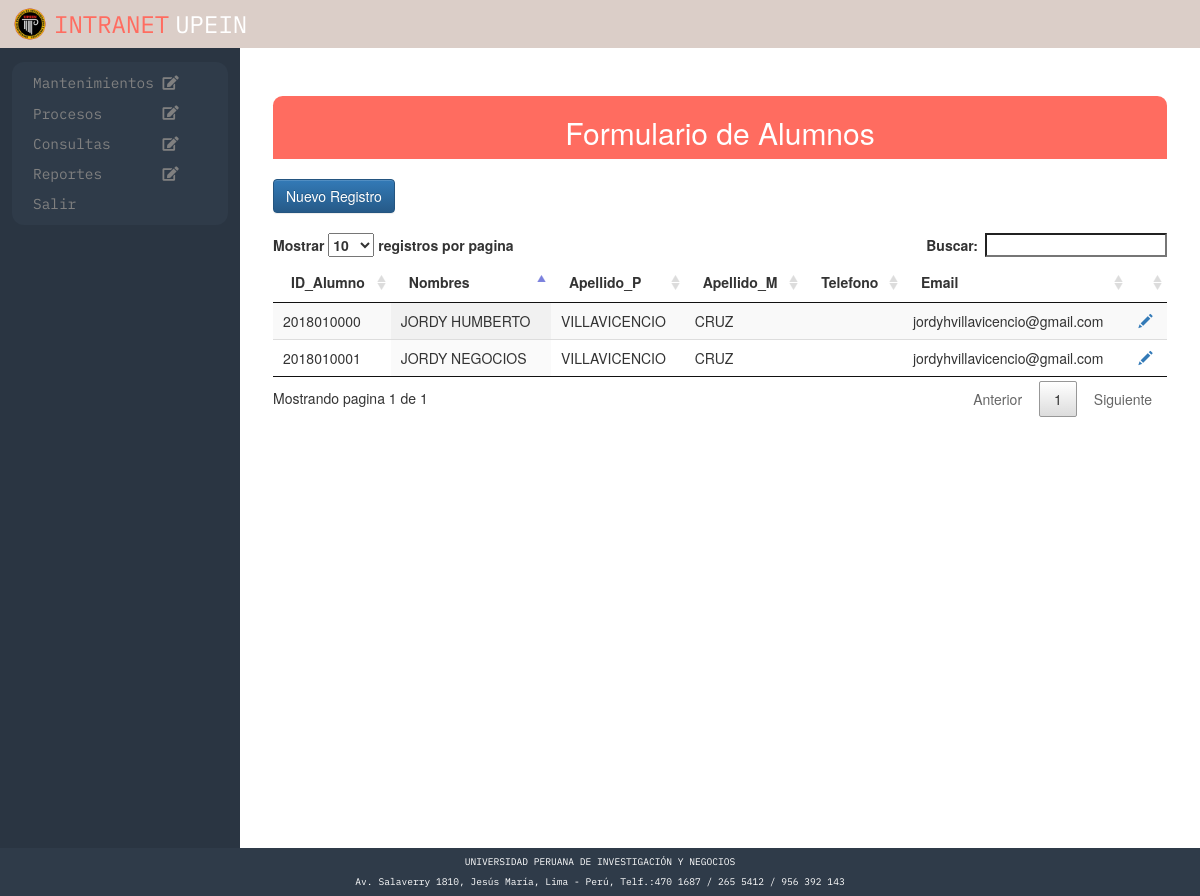
Before: /mantenimiento/general/m_g_alumno.php (signed in) with the older database file.
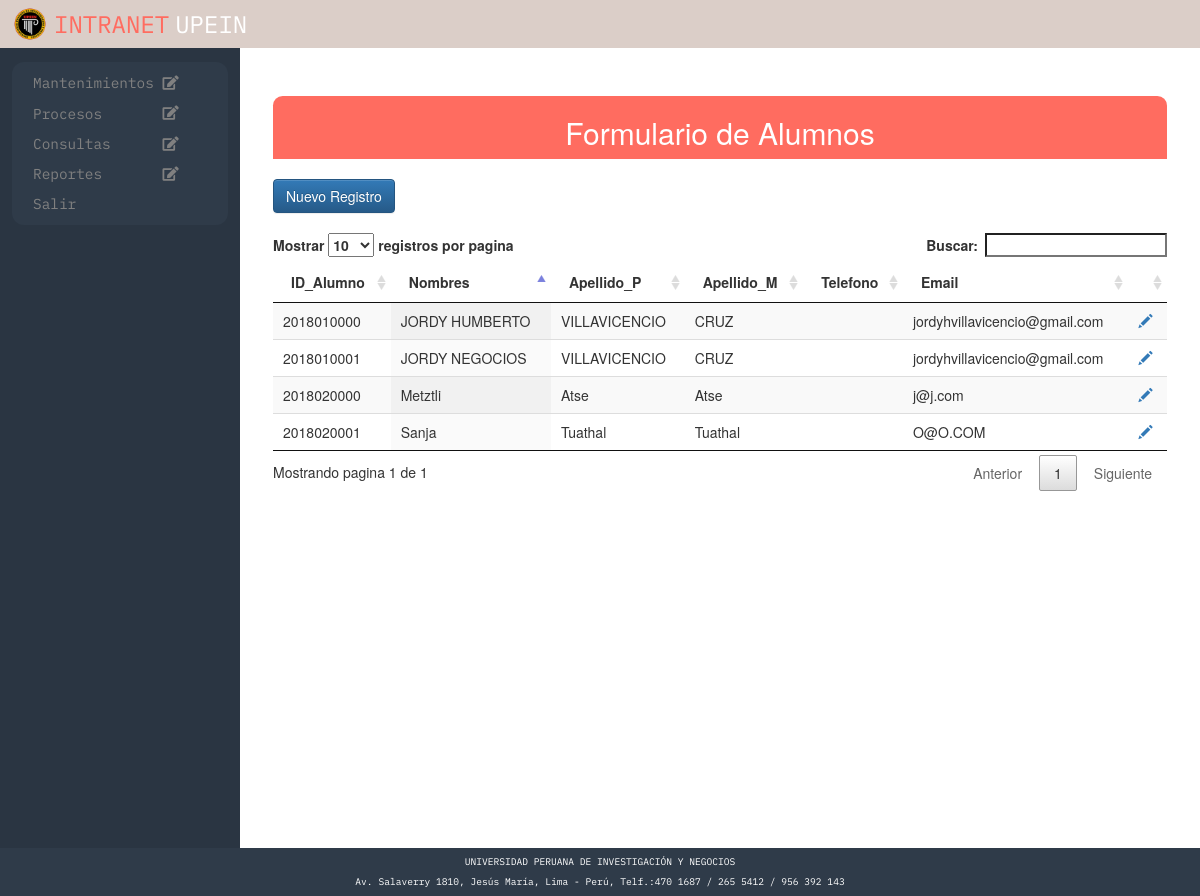
After: the same page with the newer database file.
### tables this page shows
CREATE TABLE `tbl_alumno` (
  `IDAlumno` varchar(10) NOT NULL,
  `IDPadmision` varchar(6) NOT NULL,
  `IDCarrera` varchar(3) NOT NULL,
  `Nombres` varchar(30) NOT NULL,
  `Apellido_paterno` varchar(30) NOT NULL,
  `Apellido_materno` varchar(30) NOT NULL,
  `Tipo_doc` varchar(30) NOT NULL,
  `N_documento` varchar(20) NOT NULL,
  `Direccion` varchar(60) NOT NULL,
  `Cod_dist` varchar(10) NOT NULL,
  `Cod_dep` varchar(10) NOT NULL,
  `Cod_prov` varchar(10) NOT NULL,
  `Sexo` varchar(10) NOT NULL,
  `Estado_civil` varchar(10) NOT NULL,
  `Fecha_nac` date NOT NULL,
  `Cod_depn` varchar(10) NOT NULL,
  `Cod_provn` varchar(10) NOT NULL,
  `Telf_fijo` varchar(15) NOT NULL,
  `Telf_celular` varchar(15) NOT NULL,
  `Email` varchar(50) NOT NULL,
  `IDColegio` varchar(10) NOT NULL,
  `Fecha_egreso` date NOT NULL,
  `Pension_c` float NOT NULL,
  `IDMingreso` varchar(10) NOT NULL,
  `Alergia` varchar(20) NOT NULL,
  `T_sangre` varchar(10) NOT NULL,
  `Discapacidad` varchar(30) NOT NULL,
  `Comentarios` varchar(50) NOT NULL,
  `Nombre_tutor` varchar(30) NOT NULL,
  `Email_tutor` varchar(50) NOT NULL,
  `Direc_tutor` varchar(50) NOT NULL,
  `Fono_tutor` varchar(15) NOT NULL,
  `Parentesco` varchar(30) NOT NULL,
  `Estado` varchar(2) NOT NULL
);

### mantenimiento/general/m_g_alumno.php (the view, shortened to what this page needs)
<?php
	require '../../conexion.php';
	$sql = "SELECT * FROM tbl_alumno";
	$resultado = $mysqli->query($sql);
?>
<!DOCTYPE html>
<html lang="es">
<head>
    <link href="../../css/bootstrap.min.css" rel="stylesheet">
	<link href="../../css/bootstrap-theme.css" rel="stylesheet">
	<link href="../../css/jquery.dataTables.min.css" rel="stylesheet">
	<link rel="stylesheet" href="../../css/estilos.css">
    <link rel="stylesheet" href="https://use.fontawesome.com/releases/v5.1.0/css/all.css">
</head>
<body>
	<div class="contenedor">
		<div class="cuerpo" style="display:flex;">
			<div class="lado1"><?php include '../../nav.php'?></div>
			<div class="lado2">
				<div class="container">
					<div class="row" style="background:#FF6C60;border-radius:.8vw .8vw 0 0;">
							<h2 style="text-align:center;color:#ffff;">Formulario de Alumnos</h2>
					</div>
					<br>
					<div class="row">
						<a href="m_g_a_nuevo.php" class="btn btn-primary">Nuevo Registro</a>
					</div>
					<br>
					<div class="row table-responsive">
						<table class="display" id="mitabla">
							<thead>
								<tr>
									<th>ID_Alumno</th>
									<th>Nombres</th>
									<th>Apellido_P</th>
									<th>Apellido_M</th>
									<th>Telefono</th>
									<th>Email</th>
									<th></th>
								</tr>
							</thead>
							<tbody>
								<?php while($row = $resultado->fetch_array(MYSQLI_ASSOC)) { ?>
									<tr>
										<td><?php echo $row['IDAlumno']; ?></td>
										<td><?php echo $row['Nombres']; ?></td>
										<td><?php echo $row['Apellido_paterno']; ?></td>
										<td><?php echo $row['Apellido_materno']; ?></td>
										<td><?php echo $row['Telf_celular']; ?></td>
										<td><?php echo $row['Email']; ?></td>
										<td><a href="m_g_a_modificar.php?IDAlumno=<?php echo $row['IDAlumno']; ?>"><span class="glyphicon glyphicon-pencil"></span></a></td>
									</tr>
								<?php } ?>
							</tbody>
						</table>
					</div>
				</div>
			</div>
		</div>
	</div>
</body>
</html>

Changed rows visible on the page:
added tbl_alumno: IDAlumno "2018020000", Nombres "Metztli", Apellido_paterno "Atse", Apellido_materno "Atse", Email "j@j.com"
added tbl_alumno: IDAlumno "2018020001", Nombres "Sanja", Apellido_paterno "Tuathal", Apellido_materno "Tuathal", Email "O@O.COM"
